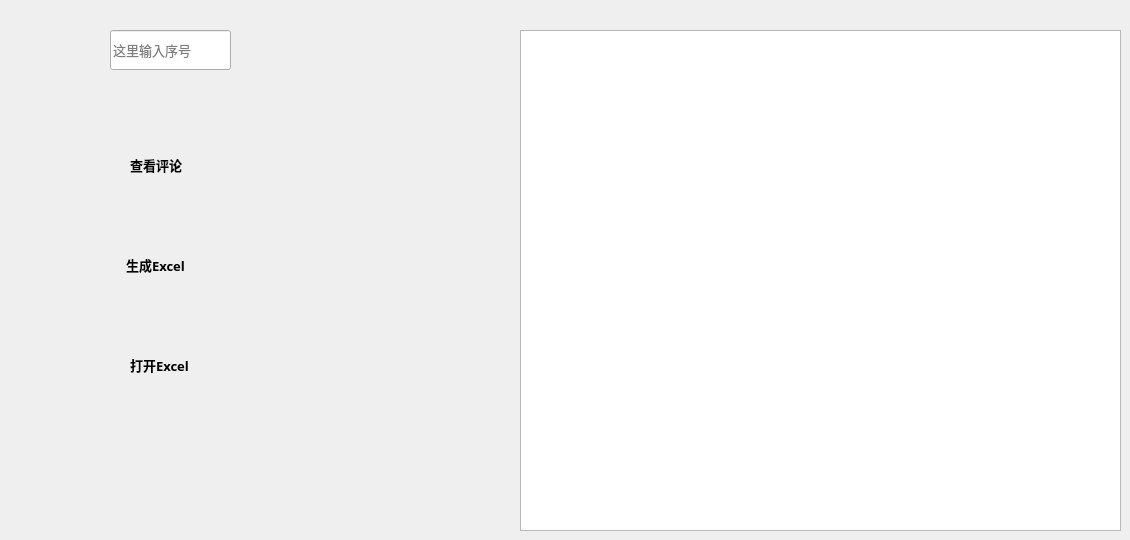
   <widget class="QWidget" name="tab_3">
    <attribute name="title">
     <string>评论</string>
    </attribute>
    <widget class="QTextEdit" name="comment_textEdit">
     <property name="geometry">
      <rect>
       <x>520</x>
       <y>30</y>
       <width>601</width>
       <height>501</height>
      </rect>
     </property>
    </widget>
    <widget class="QLineEdit" name="comment_Edit">
     <property name="geometry">
      <rect>
       <x>110</x>
       <y>30</y>
       <width>121</width>
       <height>40</height>
      </rect>
     </property>
     <property name="font">
      <font>
       <pointsize>10</pointsize>
      </font>
     </property>
     <property name="frame">
      <bool>true</bool>
     </property>
     <property name="dragEnabled">
      <bool>false</bool>
     </property>
     <property name="readOnly">
      <bool>false</bool>
     </property>
     <property name="placeholderText">
      <string>这里输入序号</string>
     </property>
    </widget>
    <widget class="QPushButton" name="comment_pushButton">
     <property name="geometry">
      <rect>
       <x>140</x>
       <y>100</y>
       <width>50</width>
       <height>50</height>
      </rect>
     </property>
     <property name="font">
      <font>
       <pointsize>10</pointsize>
      </font>
     </property>
     <property name="text">
      <string/>
     </property>
     <property name="icon">
      <iconset>
       <normaloff>Image/look.png</normaloff>Image/look.png</iconset>
     </property>
     <property name="iconSize">
      <size>
       <width>50</width>
       <height>50</height>
      </size>
     </property>
     <property name="flat">
      <bool>true</bool>
     </property>
    </widget>
    <widget class="QPushButton" name="comment_pushButton_2">
     <property name="geometry">
      <rect>
       <x>140</x>
       <y>200</y>
       <width>50</width>
       <height>50</height>
      </rect>
     </property>
     <property name="font">
      <font>
       <pointsize>10</pointsize>
      </font>
     </property>
     <property name="text">
      <string/>
     </property>
     <property name="icon">
      <iconset>
       <normaloff>Image/excel.png</normaloff>Image/excel.png</iconset>
     </property>
     <property name="iconSize">
      <size>
       <width>50</width>
       <height>50</height>
      </size>
     </property>
     <property name="flat">
      <bool>true</bool>
     </property>
    </widget>
    <widget class="QPushButton" name="comment_pushButton_3">
     <property name="geometry">
      <rect>
       <x>140</x>
       <y>300</y>
       <width>50</width>
       <height>50</height>
      </rect>
     </property>
     <property name="font">
      <font>
       <pointsize>10</pointsize>
      </font>
     </property>
     <property name="text">
      <string/>
     </property>
     <property name="icon">
      <iconset>
       <normaloff>Image/openexcel.png</normaloff>Image/openexcel.png</iconset>
     </property>
     <property name="iconSize">
      <size>
       <width>50</width>
       <height>50</height>
      </size>
     </property>
     <property name="flat">
      <bool>true</bool>
     </property>
    </widget>
    <widget class="QLabel" name="comment_show_label">
     <property name="geometry">
      <rect>
       <x>110</x>
       <y>410</y>
       <width>391</width>
       <height>40</height>
      </rect>
     </property>
     <property name="font">
      <font>
       <family>微软雅黑</family>
       <pointsize>12</pointsize>
       <weight>75</weight>
       <italic>false</italic>
       <bold>true</bold>
       <underline>false</underline>
       <strikeout>false</strikeout>
       <kerning>true</kerning>
      </font>
     </property>
     <property name="text">
      <string/>
     </property>
    </widget>
    <widget class="QTextEdit" name="comment_id_Edit">
     <property name="geometry">
      <rect>
       <x>980</x>
       <y>430</y>
       <width>104</width>
       <height>78</height>
      </rect>
     </property>
     <property name="html">
      <string>&lt;!DOCTYPE HTML PUBLIC &quot;-//W3C//DTD HTML 4.0//EN&quot; &quot;http://www.w3.org/TR/REC-html40/strict.dtd&quot;&gt;
&lt;html&gt;&lt;head&gt;&lt;meta name=&quot;qrichtext&quot; content=&quot;1&quot; /&gt;&lt;style type=&quot;text/css&quot;&gt;
p, li { white-space: pre-wrap; }
&lt;/style&gt;&lt;/head&gt;&lt;body style=&quot; font-family:'微软雅黑'; font-size:12pt; font-weight:600; font-style:normal;&quot;&gt;
&lt;p style=&quot;-qt-paragraph-type:empty; margin-top:0px; margin-bottom:0px; margin-left:0px; margin-right:0px; -qt-block-indent:0; text-indent:0px; font-family:'思源黑体 CN Bold'; font-size:10pt;&quot;&gt;&lt;br /&gt;&lt;/p&gt;&lt;/body&gt;&lt;/html&gt;</string>
     </property>
    </widget>
    <widget class="QTextEdit" name="comment_name_textEdit">
     <property name="geometry">
      <rect>
       <x>800</x>
       <y>470</y>
       <width>151</width>
       <height>41</height>
      </rect>
     </property>
    </widget>
    <widget class="QLabel" name="label_9">
     <property name="geometry">
      <rect>
       <x>130</x>
       <y>150</y>
       <width>71</width>
       <height>30</height>
      </rect>
     </property>
     <property name="font">
      <font>
       <family>微软雅黑</family>
       <pointsize>10</pointsize>
       <weight>75</weight>
       <italic>false</italic>
       <bold>true</bold>
       <underline>false</underline>
       <strikeout>false</strikeout>
       <kerning>true</kerning>
      </font>
     </property>
     <property name="text">
      <string>查看评论</string>
     </property>
    </widget>
    <widget class="QLabel" name="label_10">
     <property name="geometry">
      <rect>
       <x>126</x>
       <y>250</y>
       <width>81</width>
       <height>30</height>
      </rect>
     </property>
     <property name="font">
      <font>
       <family>微软雅黑</family>
       <pointsize>10</pointsize>
       <weight>75</weight>
       <italic>false</italic>
       <bold>true</bold>
       <underline>false</underline>
       <strikeout>false</strikeout>
       <kerning>true</kerning>
      </font>
     </property>
     <property name="text">
      <string>生成Excel</string>
     </property>
    </widget>
    <widget class="QLabel" name="label_11">
     <property name="geometry">
      <rect>
       <x>130</x>
       <y>350</y>
       <width>81</width>
       <height>30</height>
      </rect>
     </property>
     <property name="font">
      <font>
       <family>微软雅黑</family>
       <pointsize>10</pointsize>
       <weight>75</weight>
       <italic>false</italic>
       <bold>true</bold>
       <underline>false</underline>
       <strikeout>false</strikeout>
       <kerning>true</kerning>
      </font>
     </property>
     <property name="text">
      <string>打开Excel</string>
     </property>
    </widget>
    <zorder>comment_name_textEdit</zorder>
    <zorder>comment_id_Edit</zorder>
    <zorder>comment_textEdit</zorder>
    <zorder>comment_Edit</zorder>
    <zorder>comment_pushButton</zorder>
    <zorder>comment_pushButton_2</zorder>
    <zorder>comment_pushButton_3</zorder>
    <zorder>comment_show_label</zorder>
    <zorder>label_9</zorder>
    <zorder>label_10</zorder>
    <zorder>label_11</zorder>
   </widget>
